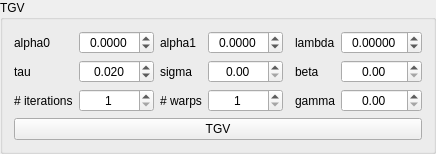
     <widget class="QGroupBox" name="TGV">
      <property name="sizePolicy">
       <sizepolicy hsizetype="Fixed" vsizetype="Minimum">
        <horstretch>0</horstretch>
        <verstretch>0</verstretch>
       </sizepolicy>
      </property>
      <property name="title">
       <string>TGV</string>
      </property>
      <layout class="QGridLayout" name="gridLayout_11">
       <item row="0" column="0">
        <widget class="QLabel" name="alpha0_label">
         <property name="sizePolicy">
          <sizepolicy hsizetype="Fixed" vsizetype="Preferred">
           <horstretch>0</horstretch>
           <verstretch>0</verstretch>
          </sizepolicy>
         </property>
         <property name="text">
          <string>alpha0</string>
         </property>
         <property name="buddy">
          <cstring>tgv_alpha0</cstring>
         </property>
        </widget>
       </item>
       <item row="4" column="0">
        <widget class="QLabel" name="label_20">
         <property name="text">
          <string># iterations</string>
         </property>
         <property name="buddy">
          <cstring>tgv_niters</cstring>
         </property>
        </widget>
       </item>
       <item row="0" column="1">
        <widget class="QDoubleSpinBox" name="tgv_alpha0">
         <property name="sizePolicy">
          <sizepolicy hsizetype="Fixed" vsizetype="Fixed">
           <horstretch>0</horstretch>
           <verstretch>0</verstretch>
          </sizepolicy>
         </property>
         <property name="alignment">
          <set>Qt::AlignCenter</set>
         </property>
         <property name="decimals">
          <number>4</number>
         </property>
         <property name="minimum">
          <double>-99.989999999999995</double>
         </property>
        </widget>
       </item>
       <item row="4" column="1">
        <widget class="QSpinBox" name="tgv_niters">
         <property name="alignment">
          <set>Qt::AlignCenter</set>
         </property>
         <property name="minimum">
          <number>1</number>
         </property>
         <property name="maximum">
          <number>1000</number>
         </property>
        </widget>
       </item>
       <item row="4" column="3">
        <widget class="QSpinBox" name="tgv_warps">
         <property name="alignment">
          <set>Qt::AlignCenter</set>
         </property>
         <property name="minimum">
          <number>1</number>
         </property>
         <property name="maximum">
          <number>100</number>
         </property>
        </widget>
       </item>
       <item row="1" column="1">
        <widget class="QDoubleSpinBox" name="tgv_tau">
         <property name="alignment">
          <set>Qt::AlignCenter</set>
         </property>
         <property name="decimals">
          <number>3</number>
         </property>
         <property name="singleStep">
          <double>0.100000000000000</double>
         </property>
         <property name="value">
          <double>0.020000000000000</double>
         </property>
        </widget>
       </item>
       <item row="1" column="0">
        <widget class="QLabel" name="tgv_tau_label">
         <property name="text">
          <string>tau</string>
         </property>
         <property name="buddy">
          <cstring>tgv_tau</cstring>
         </property>
        </widget>
       </item>
       <item row="4" column="2">
        <widget class="QLabel" name="label_24">
         <property name="text">
          <string># warps</string>
         </property>
         <property name="buddy">
          <cstring>tgv_warps</cstring>
         </property>
        </widget>
       </item>
       <item row="1" column="2">
        <widget class="QLabel" name="tgv_sigma_label">
         <property name="text">
          <string>sigma</string>
         </property>
         <property name="buddy">
          <cstring>tgv_sigma</cstring>
         </property>
        </widget>
       </item>
       <item row="0" column="2">
        <widget class="QLabel" name="alpha1_label">
         <property name="text">
          <string>alpha1</string>
         </property>
         <property name="buddy">
          <cstring>tgv_alpha1</cstring>
         </property>
        </widget>
       </item>
       <item row="0" column="3">
        <widget class="QDoubleSpinBox" name="tgv_alpha1">
         <property name="alignment">
          <set>Qt::AlignCenter</set>
         </property>
         <property name="decimals">
          <number>4</number>
         </property>
         <property name="minimum">
          <double>-99.989999999999995</double>
         </property>
        </widget>
       </item>
       <item row="1" column="3">
        <widget class="QDoubleSpinBox" name="tgv_sigma">
         <property name="alignment">
          <set>Qt::AlignCenter</set>
         </property>
         <property name="singleStep">
          <double>0.100000000000000</double>
         </property>
        </widget>
       </item>
       <item row="0" column="5">
        <widget class="QLabel" name="tgv_lambda_label">
         <property name="text">
          <string>lambda</string>
         </property>
         <property name="buddy">
          <cstring>tgv_lambda</cstring>
         </property>
        </widget>
       </item>
       <item row="0" column="6">
        <widget class="QDoubleSpinBox" name="tgv_lambda">
         <property name="alignment">
          <set>Qt::AlignCenter</set>
         </property>
         <property name="decimals">
          <number>5</number>
         </property>
         <property name="minimum">
          <double>-99.989999999999995</double>
         </property>
         <property name="singleStep">
          <double>0.001000000000000</double>
         </property>
        </widget>
       </item>
       <item row="1" column="5">
        <widget class="QLabel" name="tgv_beta_label">
         <property name="text">
          <string>beta</string>
         </property>
         <property name="buddy">
          <cstring>tgv_beta</cstring>
         </property>
        </widget>
       </item>
       <item row="4" column="5">
        <widget class="QLabel" name="tgv_gamma_label">
         <property name="text">
          <string>gamma</string>
         </property>
         <property name="buddy">
          <cstring>tgv_gamma</cstring>
         </property>
        </widget>
       </item>
       <item row="1" column="6">
        <widget class="QDoubleSpinBox" name="tgv_beta">
         <property name="alignment">
          <set>Qt::AlignCenter</set>
         </property>
         <property name="decimals">
          <number>2</number>
         </property>
        </widget>
       </item>
       <item row="4" column="6">
        <widget class="QDoubleSpinBox" name="tgv_gamma">
         <property name="alignment">
          <set>Qt::AlignCenter</set>
         </property>
        </widget>
       </item>
       <item row="5" column="0" colspan="7">
        <widget class="QPushButton" name="tgv_button">
         <property name="text">
          <string>TGV</string>
         </property>
        </widget>
       </item>
      </layout>
     </widget>
